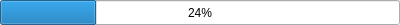
<?xml version="1.0" encoding="UTF-8"?>
<ui version="4.0">
 <class>group_downn</class>
 <widget class="QWidget" name="group_downn">
  <property name="geometry">
   <rect>
    <x>0</x>
    <y>0</y>
    <width>400</width>
    <height>25</height>
   </rect>
  </property>
  <property name="windowTitle">
   <string>group_downn</string>
  </property>
  <widget class="QProgressBar" name="progressBar">
   <property name="geometry">
    <rect>
     <x>0</x>
     <y>0</y>
     <width>400</width>
     <height>25</height>
    </rect>
   </property>
   <property name="value">
    <number>24</number>
   </property>
  </widget>
 </widget>
 <layoutdefault spacing="6" margin="11"/>
 <resources/>
 <connections/>
</ui>
